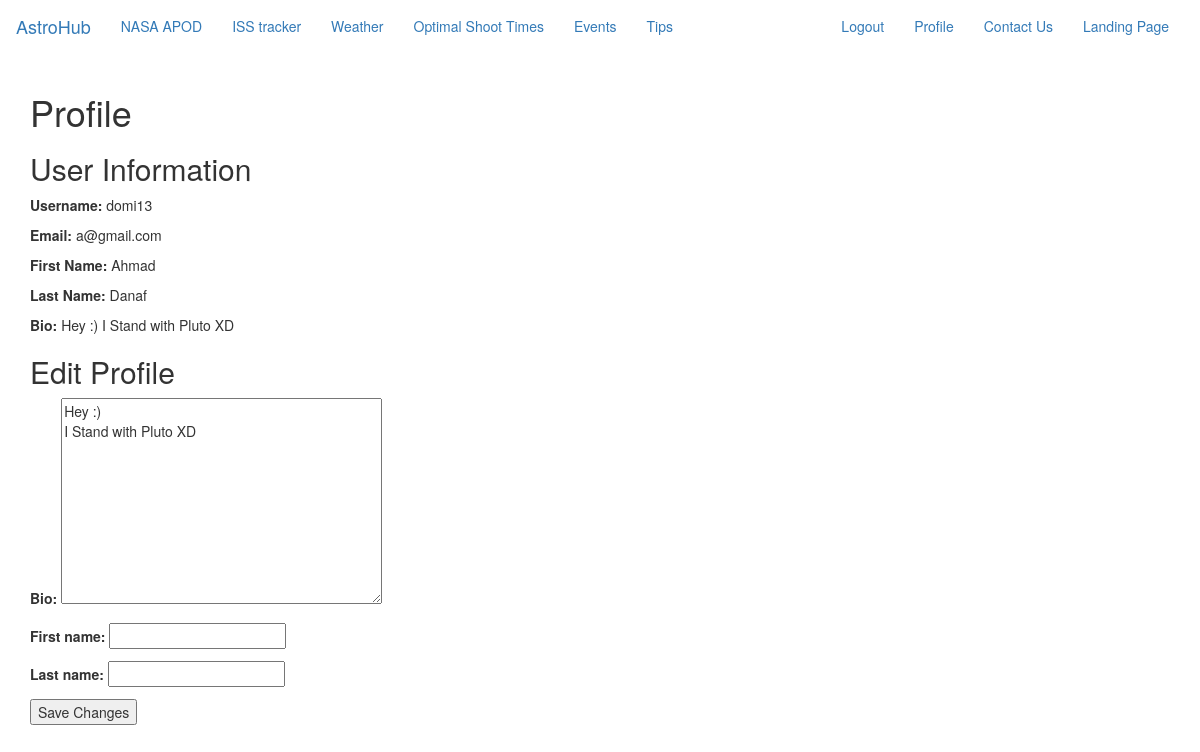
Screenshot of /profile/ (signed in) with the database file from the repository.
### user_management/models.py (models this page shows, shortened)
class CustomUser(AbstractBaseUser, PermissionsMixin):
    email = models.EmailField(unique=True)
    username = models.CharField(max_length=30, unique=True)
    first_name = models.CharField(max_length=30)
    last_name = models.CharField(max_length=30)
    date_joined = models.DateTimeField(default=timezone.now)
    is_active = models.BooleanField(default=True)
    is_staff = models.BooleanField(default=False)
    objects = CustomUserManager()
    USERNAME_FIELD = 'username'
    REQUIRED_FIELDS = ['email', 'first_name', 'last_name']

class Profile(models.Model):
    user = models.OneToOneField(CustomUser, on_delete=models.CASCADE)  # Link the profile to the custom user
    profile_picture = models.ImageField(upload_to='profile_pictures/', blank=True, null=True)
    bio = models.TextField(max_length=300, blank=True)

### user_management/views.py (the view)
# urls.py: path('profile/', views.user_profile, name='profile'),
@login_required
def user_profile(request):
    user = request.user
    profile = user.profile
    if request.method == 'POST':
        profile_form = UserProfileForm(request.POST, request.FILES, instance=profile)
        if profile_form.is_valid():
            profile_form.save()  # Save the form data to the user's profile
            new_first_name = profile_form.cleaned_data['first_name']
            if new_first_name and new_first_name != user.first_name:
                user.first_name = new_first_name
            new_last_name = profile_form.cleaned_data['last_name']
            if new_last_name and new_last_name != user.last_name:
                user.last_name = new_last_name
            user.save()  # Save the user with updated first name and last name
            return redirect('home')
    else:
        profile_form = UserProfileForm(instance=profile)
    return render(request, 'user_management/profile.html', {'user': user, 'profile_form': profile_form, 'profile': profile})

### user_management/forms.py
class UserProfileForm(forms.ModelForm):
    class Meta:
        model = Profile
        fields = ['bio']
    first_name = forms.CharField(max_length=30, required=False)
    last_name = forms.CharField(max_length=30, required=False)

### user_management/templates/user_management/profile.html (shortened to what this page needs)
{% extends "base.html" %}
{% block content %}
    <h1>Profile</h1>
    <div class="profile-details">
        <h2>User Information</h2>
        <p><strong>Username:</strong> {{ user.username }}</p>
        <p><strong>Email:</strong> {{ user.email }}</p>
        <p><strong>First Name:</strong> {{ user.first_name }}</p>
        <p><strong>Last Name:</strong> {{ user.last_name }}</p>
        <p><strong>Bio:</strong> {{ profile.bio }}</p>
    </div>
    <div class="profile-form">
        <h2>Edit Profile</h2>
        <form method="post">
            {{ profile_form.as_p }}
            <button type="submit">Save Changes</button>
        </form>
    </div>
{% endblock %}

### rows the page displays
CustomUser: username "domi13", email "a@gmail.com", first_name "Ahmad", last_name "Danaf"
Profile: bio "Hey :) I Stand with Pluto XD"
